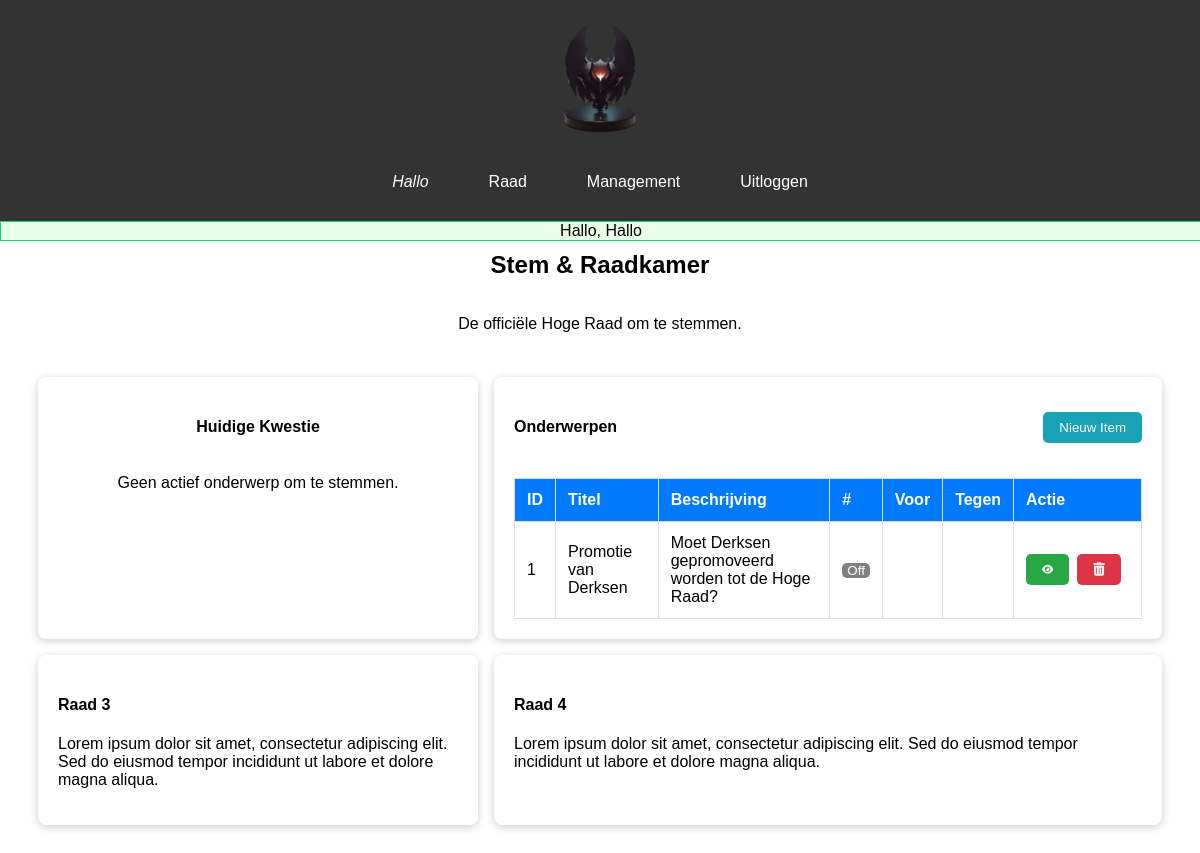
Page /council.php (signed in) on the committed database.
### tables this page shows
CREATE TABLE `subjects` (
  `id` int(11) NOT NULL,
  `title` varchar(50) NOT NULL,
  `description` text NOT NULL,
  `active` int(11) DEFAULT NULL,
  `memberID` int(11) NOT NULL
);

### models/getdata.model.php (called while the page is built, shortened)
<?php
    require_once './config/database.config.php';
    require_once './config/session_manager.config.php';
    class GetData {
        public function fetch_AllSubjects() {
            $db = Database::getInstance();
            $stmt = $db->connect()->prepare('SELECT * FROM subjects;');
            $stmt->execute();
            $data = $stmt->fetchAll(PDO::FETCH_ASSOC);
            return $data;
        }
        public function fetch_Subject() {
            $db = Database::getInstance();
            $stmt = $db->connect()->prepare('SELECT * FROM subjects WHERE active = 1 LIMIT 1');
            $stmt->execute();
            $data = $stmt->fetch(PDO::FETCH_ASSOC);
            return $data;
        }
    }
    $dm = new GetData();
    $subData = $dm->fetch_AllSubjects();
    $item = $dm->fetch_Subject();

### config/database.config.php (called while the page is built, shortened)
<?php
    class Database {
        private static $dbInstance;
        private $dbInvoke;
        private function __construct() {
            try {
                $this->dbInvoke = new PDO('mysql:host=' . DB_HOST . ';dbname=' . DB_NAME, DB_USER, DB_PASSWORD,
                    array(PDO::MYSQL_ATTR_INIT_COMMAND => "SET NAMES 'utf8'")
                );
            } catch (PDOException $e) {
                error_log("Failed to connect to the database: " . $e->getMessage(), 0);
                throw new Exception("Failed to connect to the database. MySQL may have crashed.");
            }
        }
        public static function getInstance() {
            if (!self::$dbInstance) {
                self::$dbInstance = new self();
            }
            return self::$dbInstance;
        }
        public function connect() {
            return $this->dbInvoke;
        }
    }

### council.php (the view, shortened to what this page needs)
<?php
    require_once './config/session_manager.config.php';
    require_once './models/getdata.model.php';
?>
<!DOCTYPE html>
<html lang="nl">
<head>
    <link rel="stylesheet" href="assets/css/default.css">
    <link rel="stylesheet" href="https://use.fontawesome.com/releases/v6.5.2/css/all.css">
</head>
<body>
    <header>
        <div class="logo"><a href="#" id="logo"><img src="assets/images/hiligen-logo2.webp" alt="Games Association Logo"></a></div>
        <nav>
            <a href="#" data-section="profile" style="font-style:italic;"><?= $_SESSION['session_data']['username']; ?></a>
            <a href="#" data-section="home">Raad</a>
            <a href="#" data-section="manage">Management</a>
            <a href="./logout.php" id="logout">Uitloggen</a>
        </nav>
    </header>
    <main>
        <section id="home" class="current">
            <h2>Stem & Raadkamer</h2>
            <p>De officiële Hoge Raad om te stemmen.</p>
            <div class="container">
                <div class="profile-card">
                    <h4>Huidige Kwestie</h4>
                    <?php if (is_array($item) && isset($item['active']) && $item['active'] == 1) { ?>
                    <strong><?= $item['title'] ?></strong>
                    <p><?= $item['description'] ?></p>
                    <form action="controllers/submission_handler.control.php" class="form-action" method="post">
                        <input type="hidden" name="uid" value="<?= $_SESSION['session_data']['user_id']; ?>">
                        <button class="edit" name="accept">Voor</button>
                        <button class="trash" name="decline">Tegen</button>
                        <button class="create" name="neutral">Neutraal</button>
                    </form>
                    <?php } else { ?>
                        <p>Geen actief onderwerp om te stemmen.</p>
                    <?php } ?>
                </div>
                <div class="profile-card">
                    <div class="filter-container">
                        <h4>Onderwerpen</h4>
                        <?php if ($_SESSION['session_data']['rank'] >= 3) { ?>
                            <form action="form_handler.php" method="post">
                                <button class="create" name="createItem">Nieuw Item</button>
                            </form>
                        <?php } ?>
                    </div>
                    <table>
                        <thead>
                            <tr>
                                <th>ID</th>
                                <th>Titel</th>
                                <th>Beschrijving</th>
                                <th>#</th>
                                <th>Voor</th>
                                <th>Tegen</th>
                                <th>Actie</th>
                            </tr>
                        </thead>
                        <tbody>
                            <?php if (!empty($subData)) { foreach ($subData as $items): ?>
                                <tr>
                                    <td><?= $items['id']; ?></td>
                                    <td><?= $items['title']; ?></td>
                                    <td><?= $items['description']; ?></td>
                                    <td>
                                        <form action="controllers/submission_handler.control.php" method="post">
                                            <?= ($items['active'] == 1) ? '<button style="padding:0 5px; background:green;" name="off">On</button>' : '<button style="padding:0 5px; background:grey;" name="on">Off</button>'; ?>
                                        </form>
                                    </td>
                                    <td></td>
                                    <td></td>
                                    <td>
                                        <form class="form-action" action="form_handler.php" method="post">
                                            <?php if ($items['active'] == 0) { ?>
                                                <button class="edit" name="editItem"><i class="fas fa-eye fa-xs"></i></button>
                                                <button class="trash" name="undoItem"><i class="fas fa-trash-alt"></i></button>
                                            <?php } else { ?>
                                                <button style="margin-right:8px; background:grey;" name="editItem" disabled><i class="fas fa-eye fa-xs"></i></button>
                                                <button style="background:grey;" name="undoItem" disabled><i class="fas fa-trash-alt"></i></button>
                                            <?php } ?>
                                        </form>
                                    </td>
                                </tr>
                            <?php endforeach; } ?>
                        </tbody>
                    </table>
                </div>
                <div class="profile-card">
                    <h4>Raad 3</h4>
                    <p>Lorem ipsum dolor sit amet, consectetur adipiscing elit. Sed do eiusmod tempor incididunt ut labore et dolore magna aliqua.</p>
                </div>
                <div class="profile-card">
                    <h4>Raad 4</h4>
                    <p>Lorem ipsum dolor sit amet, consectetur adipiscing elit. Sed do eiusmod tempor incididunt ut labore et dolore magna aliqua.</p>
                </div>
            </div>
        </section>
    </main>
</body>
</html>

### assets/css/default.css (style rules this page uses)
:root { --default:#007bff; --edit:rgb(25,162,181); --edit-hover:rgb(62,149,163); --cta:rgb(25,162,181); --cta-hover:rgb(62,149,163); }
body { font-family: Arial, sans-serif; margin: 0; padding: 0; box-sizing: border-box; overflow-y: scroll; }
header { padding: 20px 0; text-align: center; background-color: #333; }
nav { display: flex; justify-content: center; flex-wrap: wrap; }
nav a { color: white; text-decoration: none; padding: 10px 20px; margin: 0 10px; border-radius: 5px; transition: background-color 0.3s; }
.logo { text-align: center; margin-bottom: 20px; }
.logo img { max-width: 10%; height: auto; }
.logo a { display: block; }
button { cursor: pointer; }
footer, section, .form-window form { display: flex; flex-direction: column; align-items: center; text-align: center; padding:10px; }
.filter-container { display: flex; align-items: center; justify-content: space-between; margin-bottom: 20px; }
table { width: 100%; border-collapse: collapse; }
table th, table td { border: 1px solid #ddd; padding: 12px; text-align: left; }
table th { background-color: var(--default); color: #fff; }
.edit, .trash { padding: 8px 12px; margin-right: 8px; color: #fff; border: none; border-radius: 4px; }
.edit { background-color: #28a745; }
.trash { background-color: #dc3545; }
.create { background-color: var(--edit); }
.container { display: flex; justify-content: space-between; flex-wrap: wrap; padding: 20px; align-items: left; text-align: left; }
.profile-card { flex: 1; margin: 8px; padding: 20px; border-radius: 8px; background-color: #fff; box-shadow: 0 2px 8px rgba(0, 0, 0, 0.2); }
.profile-card form button, .create { padding: 8px 16px; color: #fff; border: none; border-radius:5px; }
.form-action { display:inline-flex; }
.profile-card:nth-child(odd) { flex-basis: calc(30% - 40px); }
.profile-card:nth-child(even) { flex-basis: calc(50% - 40px); }
.profile-card:nth-child(1) { display: flex; flex-direction: column; align-items: center; text-align: center; }

### rows in the picture
subjects: id "1", title "Promotie van Derksen", description "Moet Derksen gepromoveerd worden tot de Hoge Raad?", active "Off"

### other values in the picture
$_SESSION['session_data']['username'] "Hallo"
$_SESSION['success'] "Hallo, Hallo"
